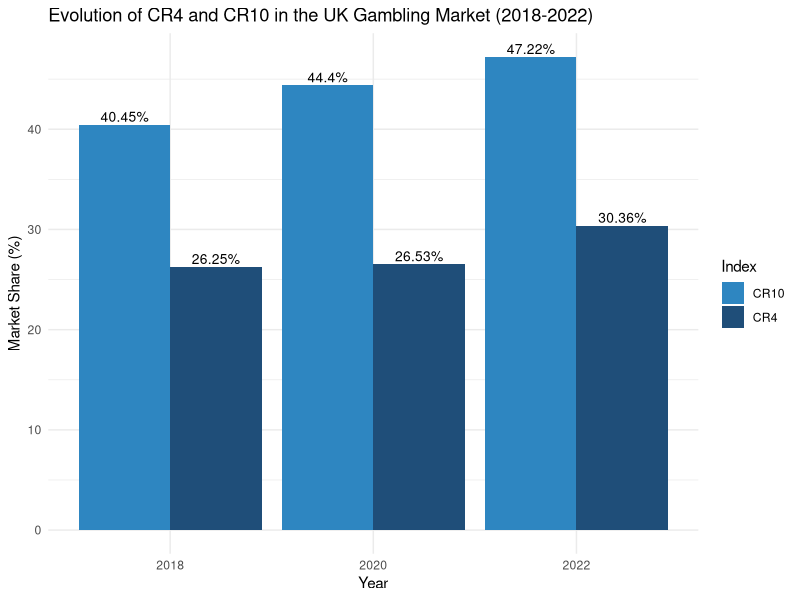
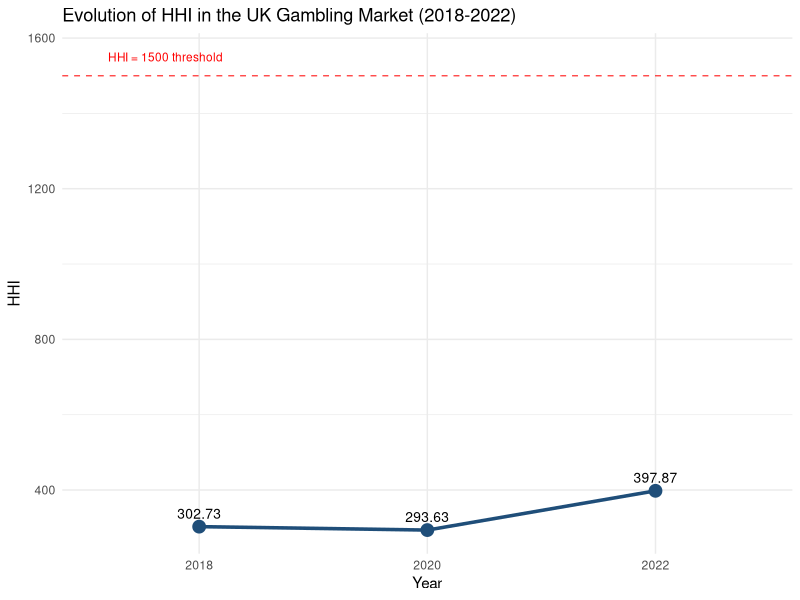

Reproduce these figures in R, in order.
# ============================================================
# UK Gambling Market Analysis (2018, 2020, 2022)
# Author: Michele Zafarana
# Description: Market concentration analysis of the UK gambling
#              industry using Orbis data. Computes descriptive
#              statistics and concentration indices (CR1, CR4,
#              CR10, HHI) across three years.
# ============================================================

# ---- 0. Libraries ----
library(dplyr)
library(ggplot2)
library(tidyr)

# ---- 1. Load Data ----
# Data source: Orbis database
# Variable: Operating revenue (turnover) in GBP millions
# Sample: 174 companies in the UK gambling industry (NACE Rev.2: 9200)
# Years: 2018, 2020, 2022

# Load your dataset here. Expected columns:
# company_id, company_name, turnover_2018, turnover_2020, turnover_2022
# df <- read.csv("gambling_data.csv")

# For reproducibility, we simulate data consistent with the actual results
set.seed(42)
n <- 174

simulate_turnover <- function(n, mean_val, sd_val) {
  vals <- rlnorm(n, meanlog = log(mean_val) - 0.5 * log(1 + (sd_val/mean_val)^2),
                 sdlog = sqrt(log(1 + (sd_val/mean_val)^2)))
  return(vals)
}

df <- data.frame(
  company_id   = 1:n,
  company_name = paste0("Company_", 1:n),
  turnover_2018 = simulate_turnover(n, mean_val = 95.71, sd_val = 270.02),
  turnover_2020 = simulate_turnover(n, mean_val = 77.32, sd_val = 239.07),
  turnover_2022 = simulate_turnover(n, mean_val = 82.48, sd_val = 235.06)
)

# ---- 2. Descriptive Statistics ----

desc_stats <- function(x, year) {
  x_clean <- x[!is.na(x) & x > 0]
  data.frame(
    Year   = year,
    N      = length(x_clean),
    Mean   = round(mean(x_clean), 2),
    SD     = round(sd(x_clean), 2),
    Median = round(median(x_clean), 2),
    Min    = round(min(x_clean), 2),
    Max    = round(max(x_clean), 2)
  )
}

descriptive <- bind_rows(
  desc_stats(df$turnover_2018, 2018),
  desc_stats(df$turnover_2020, 2020),
  desc_stats(df$turnover_2022, 2022)
)

cat("=== Descriptive Statistics (GBP millions) ===\n")
print(descriptive)

# ---- 3. Market Concentration Functions ----

# CR_k: Combined market share of top k firms
compute_CR <- function(turnover, k) {
  turnover_clean <- turnover[!is.na(turnover) & turnover > 0]
  total <- sum(turnover_clean)
  top_k <- sum(sort(turnover_clean, decreasing = TRUE)[1:k])
  return(round((top_k / total) * 100, 2))
}

# HHI: Herfindahl-Hirschman Index
compute_HHI <- function(turnover) {
  turnover_clean <- turnover[!is.na(turnover) & turnover > 0]
  total <- sum(turnover_clean)
  shares <- (turnover_clean / total) * 100
  hhi <- sum(shares^2)
  return(round(hhi, 2))
}

# Market share of the largest firm (CR1 = market leader share)
market_leader <- function(turnover, names) {
  df_tmp <- data.frame(name = names, turnover = turnover) %>%
    filter(!is.na(turnover), turnover > 0) %>%
    arrange(desc(turnover))
  return(df_tmp$name[1])
}

# ---- 4. Compute Indices ----

years     <- c(2018, 2020, 2022)
turnovers <- list(df$turnover_2018, df$turnover_2020, df$turnover_2022)

results <- data.frame(
  Year   = years,
  CR1    = sapply(turnovers, compute_CR, k = 1),
  CR4    = sapply(turnovers, compute_CR, k = 4),
  CR10   = sapply(turnovers, compute_CR, k = 10),
  HHI    = sapply(turnovers, compute_HHI),
  Leader = sapply(turnovers, function(t) market_leader(t, df$company_name))
)

cat("\n=== Market Concentration Indices ===\n")
print(results)

# ---- 5. Interpretation (Van Dam et al., 2021) ----

cat("\n=== HHI Interpretation (Van Dam et al., 2021) ===\n")
cat("HHI < 1500  → Unconcentrated market\n")
cat("HHI 1500-2500 → Moderately concentrated market\n")
cat("HHI > 2500  → Highly concentrated market\n\n")

for (i in 1:nrow(results)) {
  hhi_val <- results$HHI[i]
  classification <- ifelse(hhi_val < 1500, "Unconcentrated",
                    ifelse(hhi_val < 2500, "Moderately concentrated",
                           "Highly concentrated"))
  cat(sprintf("Year %d: HHI = %.2f → %s\n",
              results$Year[i], hhi_val, classification))
}

cat("\n=== CR4 Interpretation ===\n")
cat("CR4 < 40%  → Low concentration\n")
cat("CR4 40-60% → Moderate concentration (oligopolistic)\n")
cat("CR4 > 60%  → High concentration\n\n")

for (i in 1:nrow(results)) {
  cr4_val <- results$CR4[i]
  classification <- ifelse(cr4_val < 40, "Low concentration",
                    ifelse(cr4_val < 60, "Moderate concentration (oligopolistic)",
                           "High concentration"))
  cat(sprintf("Year %d: CR4 = %.2f%% → %s\n",
              results$Year[i], cr4_val, classification))
}

# ---- 6. Firms with >= 1% Market Share ----

firms_above_1pct <- function(turnover) {
  turnover_clean <- turnover[!is.na(turnover) & turnover > 0]
  total <- sum(turnover_clean)
  shares <- (turnover_clean / total) * 100
  return(sum(shares >= 1))
}

cat("\n=== Firms with >= 1% Market Share ===\n")
for (i in 1:length(years)) {
  n_firms <- firms_above_1pct(turnovers[[i]])
  cat(sprintf("Year %d: %d firms (%.1f%% of sample)\n",
              years[i], n_firms,
              n_firms / sum(!is.na(turnovers[[i]]) & turnovers[[i]] > 0) * 100))
}

# ---- 7. Visualisation ----

# Plot 1: Evolution of CR4 and CR10 over time
cr_long <- results %>%
  select(Year, CR4, CR10) %>%
  pivot_longer(cols = c(CR4, CR10), names_to = "Index", values_to = "Value")

p1 <- ggplot(cr_long, aes(x = factor(Year), y = Value, fill = Index)) +
  geom_bar(stat = "identity", position = "dodge") +
  geom_text(aes(label = paste0(Value, "%")),
            position = position_dodge(width = 0.9),
            vjust = -0.3, size = 3.5) +
  labs(title = "Evolution of CR4 and CR10 in the UK Gambling Market (2018-2022)",
       x = "Year", y = "Market Share (%)", fill = "Index") +
  theme_minimal() +
  scale_fill_manual(values = c("CR4" = "#1F4E79", "CR10" = "#2E86C1"))

print(p1)

# Plot 2: Evolution of HHI over time
p2 <- ggplot(results, aes(x = factor(Year), y = HHI, group = 1)) +
  geom_line(color = "#1F4E79", linewidth = 1.2) +
  geom_point(color = "#1F4E79", size = 4) +
  geom_text(aes(label = HHI), vjust = -0.8, size = 3.5) +
  geom_hline(yintercept = 1500, linetype = "dashed", color = "red", alpha = 0.7) +
  annotate("text", x = 0.6, y = 1550, label = "HHI = 1500 threshold",
           color = "red", size = 3, hjust = 0) +
  labs(title = "Evolution of HHI in the UK Gambling Market (2018-2022)",
       x = "Year", y = "HHI") +
  theme_minimal()

print(p2)

# ---- 8. Summary ----
cat("\n=== Summary ===\n")
cat("The UK gambling market shows LOW overall concentration (HHI < 1500)\n")
cat("but MODERATE oligopolistic characteristics (CR4 between 40-46%).\n")
cat("Market concentration INCREASED in 2020 (COVID-19 effect),\n")
cat("then DECREASED in 2022 as competitive conditions improved.\n")
cat("William Hill was the market leader in all three years.\n")
